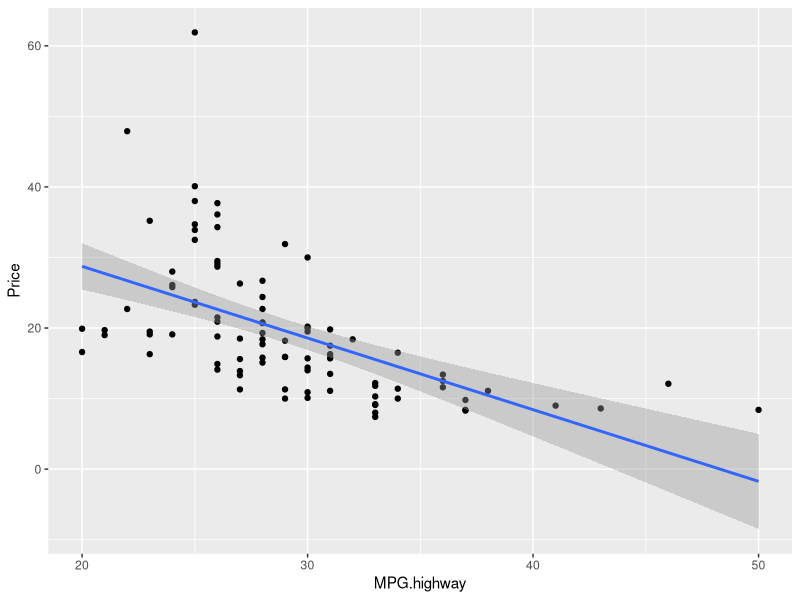
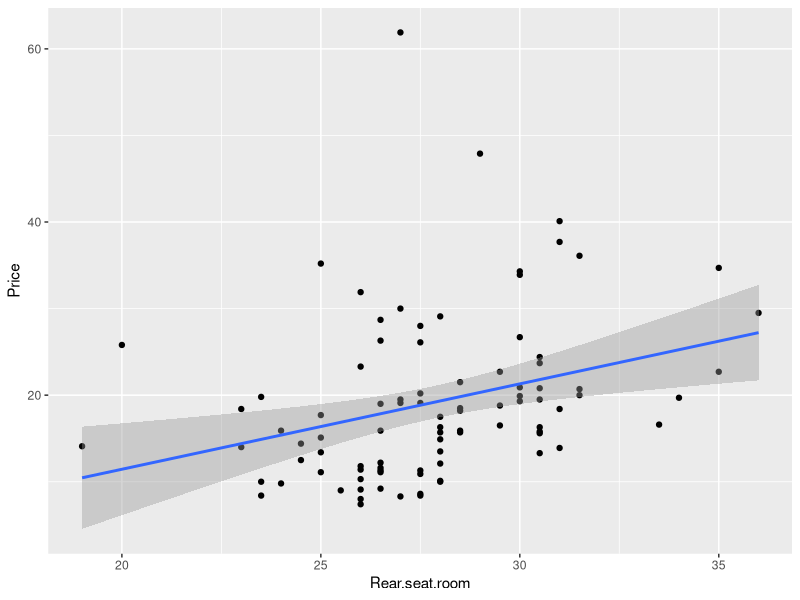

Reproduce these figures in R, in order.
## ---- chunk 1
library(tidyverse)
library(MASS)
## ---- chunk 2
Cars93 |> 
  head()
## ---- chunk 3
Cars93 |> 
  ggplot(aes(MPG.highway, Price))+
  geom_point()+
  geom_smooth(method="lm")

Cars93 |> 
  ggplot(aes(Rear.seat.room, Price))+
  geom_point()+
  geom_smooth(method="lm")
## ---- chunk 4
cor.test(Cars93$MPG.highway, Cars93$Rear.seat.room)
## ---- chunk 5
modelo <- 
  lm(Cars93$Price ~ Cars93$Rear.seat.room + Cars93$MPG.highway)

modelo |> summary()
## ---- chunk 6
modelo |> anova()
